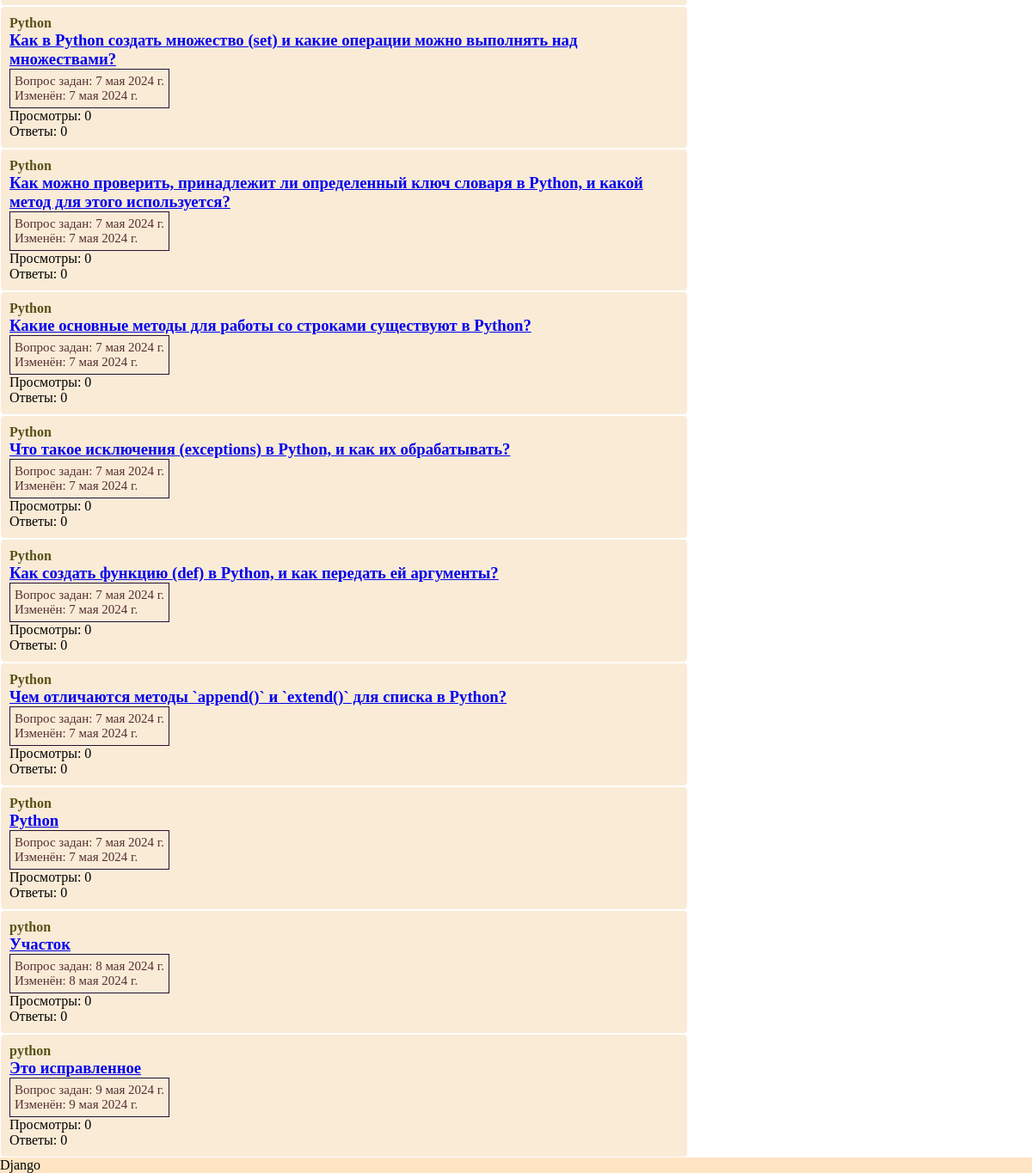
Before: / (lower part) with the older database file.
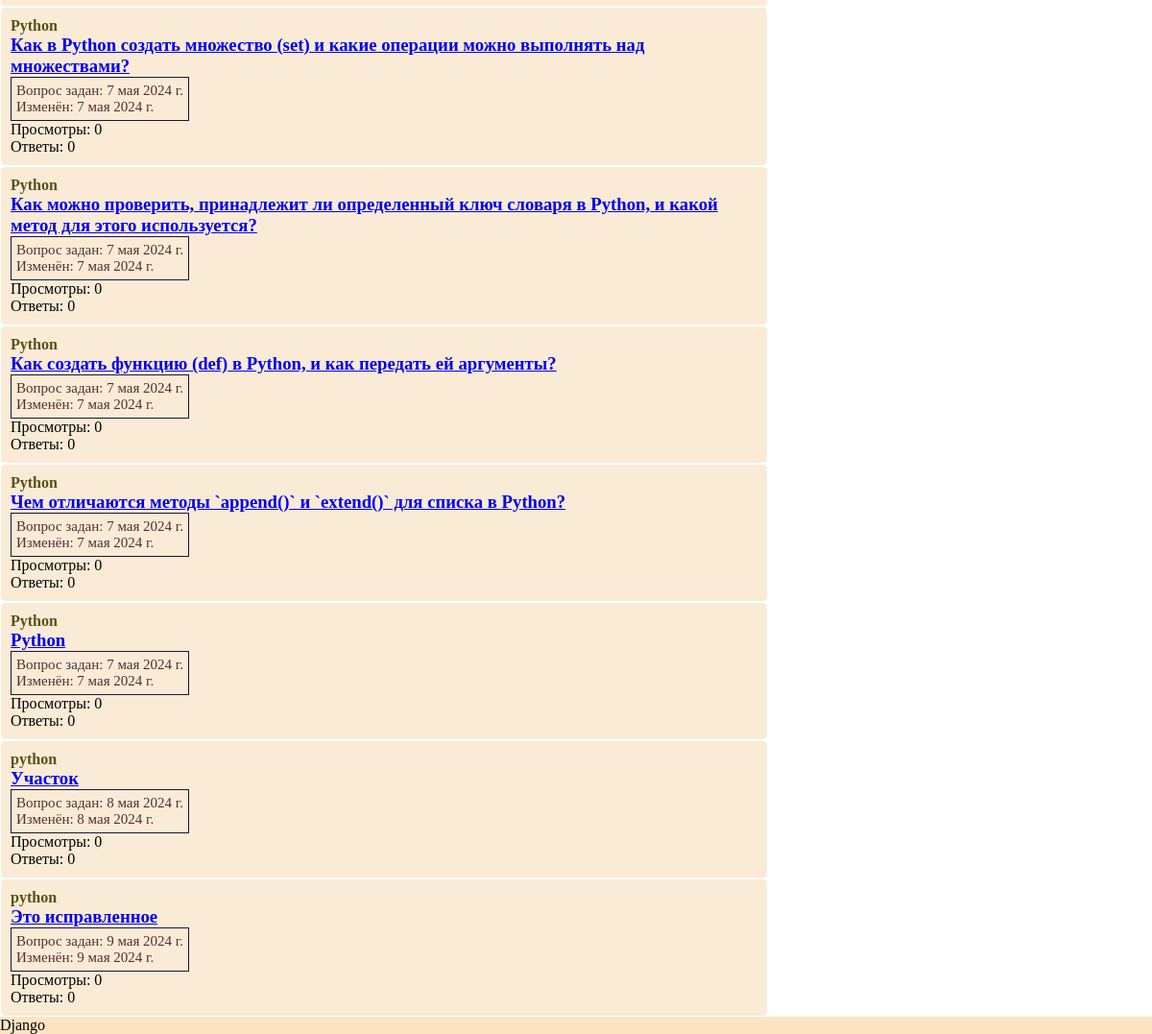
After: the same page with the newer database file.
### main/models.py (models this page shows, shortened)
class Question(models.Model):
    autor = models.ForeignKey(
        User,
        max_length=20,
        null=True,
        blank=False,
        on_delete=models.SET_NULL,
        related_name="question_set",
    )
    teg = models.CharField(max_length=10, blank=False)
    title = models.CharField(max_length=50, blank=False)
    text = models.TextField(max_length=200, blank=False)
    created_at = models.DateField(auto_now_add=True, blank=False)
    updated_at = models.DateField(auto_now=True, blank=False)
    views = models.SmallIntegerField(default=0)

### main/views.py (the view)
# urls.py: path("", index, name="index"),
def index(request):
    user = User.objects.get(username="Den")
    all_question = Question.objects.all()
    context = {"all_question": all_question}
    return render(request, "main/index_main.html", context)

### main/templates/main/index_main.html (shortened to what this page needs)
{% extends 'main.html' %}
{% load static %}
{% block content %}
  <link rel="stylesheet" type="text/css" href="{% static 'css/style.css' %}" />
  {% for quest in all_question %}
    <div id="conteiner">
      <div id="box">
        <div class="autor&title">
          <h4 id="teg">{{ quest.teg }}</h4>
          <a href="q/{{ quest.id }}"><h3>{{ quest.title }}</h3></a>
        </div>
        <div class="date">
          <div>Вопрос задан: {{ quest.created_at }}</div>
          <div>Изменён: {{ quest.updated_at }}</div>
        </div>
        <div id="views">Просмотры: {{ quest.views }}</div>
        <div id="answer">Ответы: {{ quest.answer|default:'0' }}</div>
      </div>
    </div>
  {% endfor %}
{% endblock %}

### templates/main.html (shortened to what this page needs)
<!DOCTYPE html>
<html lang="en">
  <head>
  </head>
  <body>
    {% block content %}
    {% endblock %}
    {% include 'footer.html' %}
  </body>
</html>

### templates/footer.html (shortened to what this page needs)
<footer>Django</footer>

### static/css/style.css (style rules this page uses)
#teg { color: rgb(87, 81, 21) }
.date { padding: 5px; width: fit-content; border: 1px solid rgb(35, 16, 53); font-size: 15px; color: rgb(84, 47, 47); }
#conteiner { padding: 10px; border: 1px solid rgba(255, 255, 255); border-radius: 5px; background-color: antiquewhite; width: 800px; }

### templates/footer.html (style rules this page uses)
footer { background-color: bisque; }

### templates/main.html (style rules this page uses)
* { margin: 0; padding: 0; box-sizing: border-box; }

Changed rows visible on the page:
removed Question: teg "Python", title "Какие основные методы для работы со строками существуют в Python?", created_at "7 мая 2024 г.", updated_at "7 мая 2024 г.", views "0", answer "0"
removed Question: teg "Python", title "Что такое исключения (exceptions) в Python, и как их обрабатывать?", created_at "7 мая 2024 г.", updated_at "7 мая 2024 г.", views "0", answer "0"
